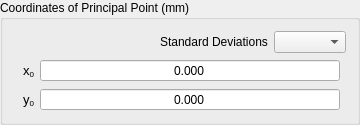
          <widget class="QGroupBox" name="groupBox_7">
           <property name="sizePolicy">
            <sizepolicy hsizetype="Preferred" vsizetype="Preferred">
             <horstretch>0</horstretch>
             <verstretch>0</verstretch>
            </sizepolicy>
           </property>
           <property name="contextMenuPolicy">
            <enum>Qt::DefaultContextMenu</enum>
           </property>
           <property name="title">
            <string>Coordinates of Principal Point (mm)</string>
           </property>
           <property name="checkable">
            <bool>false</bool>
           </property>
           <layout class="QVBoxLayout" name="verticalLayout_9">
            <item>
             <layout class="QHBoxLayout" name="horizontalLayout_46">
              <item>
               <spacer name="horizontalSpacer_4">
                <property name="orientation">
                 <enum>Qt::Horizontal</enum>
                </property>
                <property name="sizeHint" stdset="0">
                 <size>
                  <width>40</width>
                  <height>20</height>
                 </size>
                </property>
               </spacer>
              </item>
              <item>
               <widget class="QLabel" name="label_16">
                <property name="text">
                 <string>Standard Deviations</string>
                </property>
               </widget>
              </item>
              <item>
               <widget class="br::uerj::eng::efoto::SigmaFormTypeSelector" name="principalSigmaSelector"/>
              </item>
             </layout>
            </item>
            <item>
             <layout class="QHBoxLayout" name="horizontalLayout_5" stretch="1,1">
              <item>
               <layout class="QVBoxLayout" name="verticalLayout_8">
                <item>
                 <layout class="QHBoxLayout" name="horizontalLayout_4" stretch="0,0">
                  <property name="sizeConstraint">
                   <enum>QLayout::SetDefaultConstraint</enum>
                  </property>
                  <property name="leftMargin">
                   <number>0</number>
                  </property>
                  <property name="rightMargin">
                   <number>0</number>
                  </property>
                  <item>
                   <widget class="QLabel" name="label_22">
                    <property name="sizePolicy">
                     <sizepolicy hsizetype="Preferred" vsizetype="Preferred">
                      <horstretch>0</horstretch>
                      <verstretch>0</verstretch>
                     </sizepolicy>
                    </property>
                    <property name="minimumSize">
                     <size>
                      <width>20</width>
                      <height>0</height>
                     </size>
                    </property>
                    <property name="text">
                     <string>&lt;!DOCTYPE HTML PUBLIC &quot;-//W3C//DTD HTML 4.0//EN&quot; &quot;http://www.w3.org/TR/REC-html40/strict.dtd&quot;&gt;
&lt;html&gt;&lt;head&gt;&lt;meta name=&quot;qrichtext&quot; content=&quot;1&quot; /&gt;&lt;style type=&quot;text/css&quot;&gt;
p, li { white-space: pre-wrap; }
&lt;/style&gt;&lt;/head&gt;&lt;body style=&quot; font-family:'Sans'; font-size:10pt; font-weight:400; font-style:normal;&quot;&gt;
&lt;table border=&quot;0&quot; style=&quot;-qt-table-type: root; margin-top:4px; margin-bottom:4px; margin-left:4px; margin-right:4px;&quot;&gt;
&lt;tr&gt;
&lt;td style=&quot;border: none;&quot;&gt;
&lt;p align=&quot;right&quot; style=&quot; margin-top:0px; margin-bottom:0px; margin-left:0px; margin-right:0px; -qt-block-indent:0; text-indent:0px;&quot;&gt;&lt;span style=&quot; font-family:'MS Shell Dlg 2';&quot;&gt;x&lt;/span&gt;&lt;span style=&quot; font-family:'MS Shell Dlg 2'; vertical-align:sub;&quot;&gt;0&lt;/span&gt;&lt;/p&gt;&lt;/td&gt;&lt;/tr&gt;&lt;/table&gt;&lt;/body&gt;&lt;/html&gt;</string>
                    </property>
                   </widget>
                  </item>
                  <item>
                   <widget class="br::uerj::eng::efoto::EfotoDoubleSpinBox" name="principalX0doubleSpin">
                    <property name="sizePolicy">
                     <sizepolicy hsizetype="MinimumExpanding" vsizetype="Fixed">
                      <horstretch>0</horstretch>
                      <verstretch>0</verstretch>
                     </sizepolicy>
                    </property>
                    <property name="minimumSize">
                     <size>
                      <width>300</width>
                      <height>0</height>
                     </size>
                    </property>
                    <property name="alignment">
                     <set>Qt::AlignCenter</set>
                    </property>
                    <property name="buttonSymbols">
                     <enum>QAbstractSpinBox::NoButtons</enum>
                    </property>
                    <property name="specialValueText">
                     <string/>
                    </property>
                    <property name="accelerated">
                     <bool>true</bool>
                    </property>
                    <property name="decimals">
                     <number>3</number>
                    </property>
                    <property name="minimum">
                     <double>-10000.000000000000000</double>
                    </property>
                    <property name="maximum">
                     <double>10000.000000000000000</double>
                    </property>
                   </widget>
                  </item>
                 </layout>
                </item>
                <item>
                 <layout class="QHBoxLayout" name="horizontalLayout_6" stretch="0,0">
                  <item>
                   <widget class="QLabel" name="label_24">
                    <property name="minimumSize">
                     <size>
                      <width>20</width>
                      <height>0</height>
                     </size>
                    </property>
                    <property name="text">
                     <string>&lt;!DOCTYPE HTML PUBLIC &quot;-//W3C//DTD HTML 4.0//EN&quot; &quot;http://www.w3.org/TR/REC-html40/strict.dtd&quot;&gt;
&lt;html&gt;&lt;head&gt;&lt;meta name=&quot;qrichtext&quot; content=&quot;1&quot; /&gt;&lt;style type=&quot;text/css&quot;&gt;
p, li { white-space: pre-wrap; }
&lt;/style&gt;&lt;/head&gt;&lt;body style=&quot; font-family:'Sans'; font-size:10pt; font-weight:400; font-style:normal;&quot;&gt;
&lt;table border=&quot;0&quot; style=&quot;-qt-table-type: root; margin-top:4px; margin-bottom:4px; margin-left:4px; margin-right:4px;&quot;&gt;
&lt;tr&gt;
&lt;td style=&quot;border: none;&quot;&gt;
&lt;p align=&quot;right&quot; style=&quot; margin-top:0px; margin-bottom:0px; margin-left:0px; margin-right:0px; -qt-block-indent:0; text-indent:0px;&quot;&gt;y&lt;span style=&quot; vertical-align:sub;&quot;&gt;0&lt;/span&gt;&lt;/p&gt;&lt;/td&gt;&lt;/tr&gt;&lt;/table&gt;&lt;/body&gt;&lt;/html&gt;</string>
                    </property>
                   </widget>
                  </item>
                  <item>
                   <widget class="br::uerj::eng::efoto::EfotoDoubleSpinBox" name="principalY0doubleSpin">
                    <property name="sizePolicy">
                     <sizepolicy hsizetype="MinimumExpanding" vsizetype="Fixed">
                      <horstretch>0</horstretch>
                      <verstretch>0</verstretch>
                     </sizepolicy>
                    </property>
                    <property name="minimumSize">
                     <size>
                      <width>300</width>
                      <height>0</height>
                     </size>
                    </property>
                    <property name="alignment">
                     <set>Qt::AlignCenter</set>
                    </property>
                    <property name="buttonSymbols">
                     <enum>QAbstractSpinBox::NoButtons</enum>
                    </property>
                    <property name="specialValueText">
                     <string/>
                    </property>
                    <property name="accelerated">
                     <bool>true</bool>
                    </property>
                    <property name="decimals">
                     <number>3</number>
                    </property>
                    <property name="minimum">
                     <double>-10000.000000000000000</double>
                    </property>
                    <property name="maximum">
                     <double>10000.000000000000000</double>
                    </property>
                   </widget>
                  </item>
                 </layout>
                </item>
               </layout>
              </item>
              <item>
               <widget class="br::uerj::eng::efoto::SigmaFormContent" name="principalSigmaContent">
                <property name="frameShape">
                 <enum>QFrame::NoFrame</enum>
                </property>
                <property name="frameShadow">
                 <enum>QFrame::Raised</enum>
                </property>
                <property name="lineWidth">
                 <number>0</number>
                </property>
               </widget>
              </item>
             </layout>
            </item>
           </layout>
          </widget>
